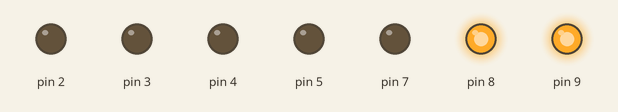
Recording of a program running on a simulated Arduino Uno, built with avr-gcc and run on an emulated ATmega328P. Parts: output pins drawn as LEDs (lit = HIGH).

Above: at 0.1 s.
Timing chart, 0 to 1.6 s (numbered marks = the images above):
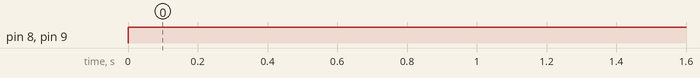

Measured:
- by itself, pin 8, pin 9: LOW → HIGH at 0.00 s

The program:

main.cpp
```cpp
#include <Arduino.h>
void sevenseg(int a,int b,int c,int d,int e,int f,int g)
{
  digitalWrite(3, a);
  digitalWrite(2, b);
  digitalWrite(7, c);
  digitalWrite(8, d);
  digitalWrite(9, e);
  digitalWrite(4, f);
  digitalWrite(5, g);
}
void numberchooser(int a){
	switch (a){
		case 1:
			sevenseg(1,0,0,1,1,1,1);
			break;
		case 2:
			sevenseg(0,0,1,0,0,1,0);
			break;
		case 3:
			sevenseg(0,0,0,0,1,1,0);
			break;
		case 4:
			sevenseg(1,0,0,1,1,0,0);
			break;
		case 5:
			sevenseg(0,1,0,0,1,0,0);
			break;
		case 6:
			sevenseg(0,1,0,0,0,0,0);
			break;
		case 7:
			sevenseg(0,0,0,1,1,1,1);
			break;
		case 8:
			sevenseg(0,0,0,0,0,0,0);
			break;
		case 9:
			sevenseg(0,0,0,1,1,0,0);
			break;
		case 0:
			sevenseg(0,0,0,0,0,0,1);
			break;

	}
}
void setup()
{
    pinMode(2, OUTPUT);
    pinMode(3, OUTPUT);
    pinMode(4, OUTPUT);
    pinMode(5, OUTPUT);
    pinMode(9, OUTPUT);
    pinMode(7, OUTPUT);
    pinMode(8, OUTPUT);
}
void loop() {
	numberchooser(9);
}
```
